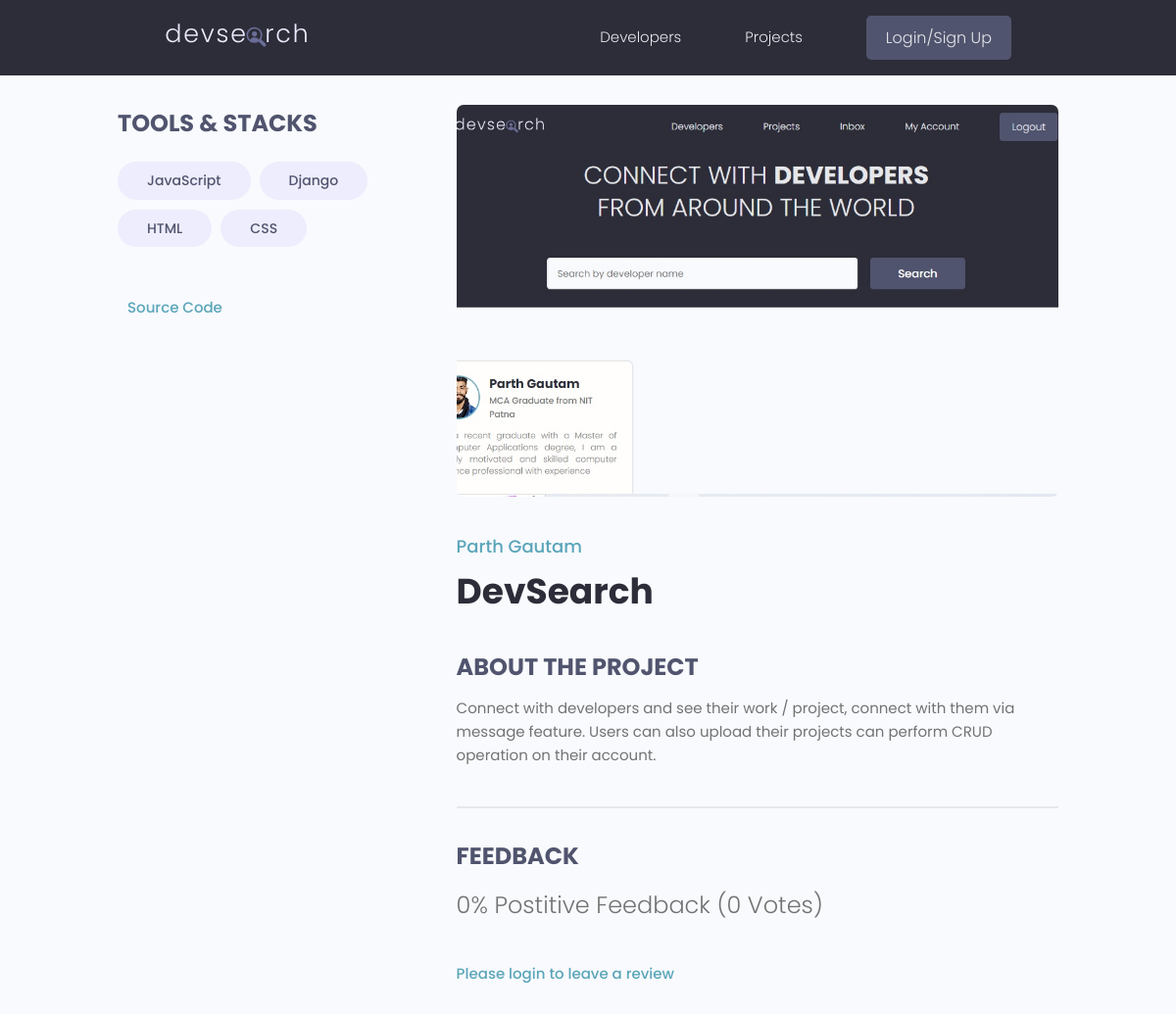
/projects/project/6e532cd409eb4e8695677a96a04941f8, run on the app's committed database.
### projects/models.py (models this page shows, shortened)
class Tag(models.Model):
    name = models.CharField(max_length=200)
    created = models.DateTimeField(auto_now_add=True)
    id= models.UUIDField(default=uuid.uuid4, editable=False, unique=True,primary_key=True)
    def __str__(self):
        return self.name

class Project(models.Model):
    owner = models.ForeignKey(Profile, null=True, blank=True, on_delete=models.CASCADE)
    title = models.CharField(max_length=255)
    description = models.TextField(blank=True, null=True)
    demo_link = models.CharField(max_length=2000, blank=True, null = True)
    source_link = models.CharField(max_length=2000,null = True, blank=True)
    featured_img = models.ImageField(blank=True, null=True, default='default.jpg')
    tags = models.ManyToManyField('Tag', blank=True)
    created = models.DateTimeField(auto_now_add=True)
    vote_total  = models.IntegerField(default=0, null=True, blank=True)
    vote_ratio =  models.IntegerField(default=0, null=True, blank=True)
    id= models.UUIDField(default=uuid.uuid4, editable=False, unique=True,primary_key=True)
    class Meta:
        ordering = ["-vote_ratio", '-vote_total','title']
    @property
    def reviewrs(self):
        queryset = self.review_set.all().values_list('owner__id',flat=True)
        return queryset
    @property
    def imageURL(self):
        try:
            url = self.featured_img.url
        except:
            url = ""
        return url

### users/models.py (models this page shows, shortened)
class Profile(models.Model):
    user = models.OneToOneField(User, on_delete=models.CASCADE, blank=True, null=True)
    name=models.CharField( max_length=200, blank=True, null=True)
    email = models.EmailField(max_length=200, blank=True,null=True)
    username = models.CharField( max_length=200, blank=True, null=True)
    location = models.CharField( max_length=200, blank=True, null=True)
    short_intro = models.CharField(max_length=200, null=True, blank=True)
    bio = models.TextField(blank=True, null=True)
    profile_img = models.ImageField(blank=True, null=True,upload_to='profiles/',default='profiles/user-default.png')
    social_github=models.CharField( max_length=200, blank=True, null=True)
    social_twitter=models.CharField( max_length=200, blank=True, null=True)
    social_linkdin=models.CharField( max_length=200, blank=True, null=True)
    social_youtube=models.CharField( max_length=200, blank=True, null=True)
    social_website=models.CharField( max_length=200, blank=True, null=True)
    created = models.DateTimeField(auto_now_add=True)
    id= models.UUIDField(default=uuid.uuid4, editable=False, unique=True,primary_key=True)
    class Meta:
        ordering = ['created']

### projects/views.py (the view, shortened to what this page needs)
# urls.py: path('project/<str:pk>', views.project, name='project'),
def project(request,pk):
    projectObj = Project.objects.get(id=pk)
    form = ReviewForm()
    context = {"projectObj": projectObj,'form':form}
    return render(request,'projects/single-project.html',context)

### projects/templates/projects/single-project.html (shortened to what this page needs)
{% extends 'main.html' %}
{% load static %}
{% block content %}
<main class="singleProject my-md">
    <div class="container">
      <div class="layout">
        <div class="column column--1of3">
          <h3 class="singleProject__subtitle">Tools & Stacks</h3>
          <div class="singleProject__toolStack">
            {% for tag in projectObj.tags.all %}
            <span class="tag tag--pill tag--sub tag--lg">
              <small>{{tag}}</small>
            </span>
            {% endfor %}
          </div>
          {% if projectObj.source_link %}
          <a class="singleProject__liveLink" href="{{projectObj.source_link}}" target="_blank">Source Code
          </a>
          {% endif %}
        </div>
        <div class="column column--2of3">
          <img class="singleProject__preview" src="{{projectObj.imageURL}}" alt="portfolio thumbnail" />
          <a href="{% url 'user-profile' projectObj.owner.id %}" class="singleProject__developer">{{projectObj.owner.name}}</a>
          <h2 class="singleProject__title">{{projectObj.title}}</h2>
          <h3 class="singleProject__subtitle">About the Project</h3>
          <div class="singleProject__info">
            {{projectObj.description}}
          </div>
          <div class="comments">
            <h3 class="singleProject__subtitle">Feedback</h3>
            <h5 class="project--rating">
              {{projectObj.vote_ratio}}% Postitive Feedback ({{projectObj.vote_total}} Vote{{projectObj.vote_total|pluralize:'s'}})
            </h5>
            {% if request.user.profile.id in projectObj.reviewrs %}
              <p>You have already submitted your review for this project</p>
            {% elif request.user.profile == projectObj.owner %}
              <p>You avnnot review your own project</p>
            {% else %}
            <a href="{% url 'login' %}?next={{request.path}}">Please login to leave a review</a>
            {% endif %}
          </div>
        </div>
      </div>
    </div>
  </main>
{% endblock content %}

### static/styles/app.css (style rules this page uses)
:root { --color-sub: #2d2d39; }
img { width: 100%; }
.singleProject .column--1of3 { order: 2; }
@media screen and (min-width: 1081px) { .singleProject .column--1of3 { order: 1; } }
@media screen and (min-width: 1081px) { .singleProject .column--2of3 { order: 2; } }
.singleProject__toolStack { margin-top: 2rem; margin-bottom: 4rem; }
.singleProject__liveLink { font-weight: 500; transition: all 0.3s ease-in-out; border-bottom: 2px solid transparent; }
.singleProject__preview { height: 50vh; object-fit: cover; object-position: top center; margin-bottom: 3rem; border-radius: 0.7rem; }
.singleProject__developer { font-size: 1.8rem; font-weight: 500; }
.singleProject__title { font-size: 3.6rem; font-weight: 700; color: var(--color-sub); margin-bottom: 3rem; }
.project--rating { margin-bottom: 1.6em; margin-top: .5em; }
.singleProject__subtitle { text-transform: uppercase; font-size: 2.4rem; font-weight: 700; color: var(--color-sub-light); margin-bottom: 1rem; }
.comments { margin-top: 4rem; padding-top: 3rem; border-top: 2px solid var(--color-light); }

### static/uikit/styles/modules/_variables.css (style rules this page uses)
:root { --color-main: #5aa5b9; --color-main-light: #e6faff; --color-sub: #3f4156; --color-sub-light: #51546e; --color-sub-lighter: #ededfd; --color-text: #737373; --color-gray: #8b8b8b; --color-light: #e5e7eb; --color-light-gray: #767676; --color-bg: #f8fafd; --color-white: #fffefd; --color-white-light: #f3f3f3; --color-success: #359e64; --color-success-bg: #def8e8; --color-error: #fc4b0b; --color-error-bg: #fff2ee; --font-base: 'Poppins', arial, helvetica, 'Segoe UI', roboto, ubuntu, sans-serif; --font-monospace: 'Fira Code', 'Courier New', courier, monospace; --font-regular: 300; --font-medium: 500; --font-bold: 700; --generic-shadow: 1px 1px 5px #00000010; --generic-transition: all 0.3s ease-in-out; }

### static/uikit/styles/modules/_base.css (style rules this page uses)
* { margin: 0; padding: 0; box-sizing: border-box; text-rendering: optimizeLegibility; color: inherit; font-size: inherit; }
html { font-size: 50%; }
@media only screen and (min-width: 480px) { html { font-size: 56.25%; } }
@media only screen and (min-width: 1200px) { html { font-size: 62.5%; } }
body { line-height: 1.6; font-weight: 400; font-size: 1.5rem; color: var(--color-text); background-color: var(--color-bg); min-height: 100vh; }

### static/uikit/styles/modules/_typography.css (style rules this page uses)
* { font-family: var(--font-base); }
h2 { font-size: 3.6rem; font-weight: var(--font-bold); }
h3 { font-size: 3.2rem; font-weight: var(--font-medium); }
h5 { font-size: 2.4rem; font-weight: var(--font-medium); }
h5, h6 { font-weight: var(--font-regular); }
p, span, strong { font-size: 1.6rem; color: var(--color-text); font-weight: var(--font-regular); }
a { padding-bottom: 2px; text-decoration: none; display: inline-block; color: var(--color-main); font-weight: var(--font-medium); }

### static/uikit/styles/modules/_utilities.css (style rules this page uses)
.container { width: 92%; max-width: 165rem; margin: 0 auto; box-sizing: border-box; }
@media screen and (min-width: 1000px) { .container { width: 90%; } }
@media screen and (min-width: 1200px) { .container { width: 80%; } }
.my-md { margin: 3rem auto; }

### static/uikit/styles/modules/_tag.css (style rules this page uses)
.tag { display: inline-flex; align-items: center; background-color: var(--color-sub); height: -webkit-fit-content; height: -moz-fit-content; height: fit-content; width: -webkit-fit-content; width: -moz-fit-content; width: fit-content; border-radius: 0.5rem; padding: 0.5rem 1.5rem; font-size: 1.2rem; cursor: pointer; }
.tag:not(:last-child) { margin-right: 0.25rem; margin-bottom: 0.75rem; }
.tag > small { color: var(--color-white); }
.tag--pill { border-radius: 5rem; }
.tag--sub, .tag--sub > small { background: var(--color-sub-lighter); color: var(--color-sub-light); font-weight: 500; }
.tag--lg { padding: 0.8rem 3rem; font-size: 1.4rem; }
.tag--lg:not(:last-child) { margin-right: 0.5rem; margin-bottom: 1rem; }

### static/uikit/styles/modules/_layout.css (style rules this page uses)
.layout { display: flex; flex-flow: row wrap; justify-content: space-between; }
.layout > .column { margin-bottom: 3rem; }
.layout > .column.column--1of3 { flex-basis: 30%; }
.layout > .column.column--2of3 { flex-basis: 64%; }

### data on the page
Tag: name "JavaScript"
Tag: name "Django"
Tag: name "HTML"
Tag: name "CSS"
Project: imageURL (picture), owner.name "Parth Gautam", title "DevSearch", description "Connect with developers and see their work / project, connect with them via message feature. Users can also upload their projects can perform CRUD operation on their account.", vote_ratio "0", vote_total "0"
